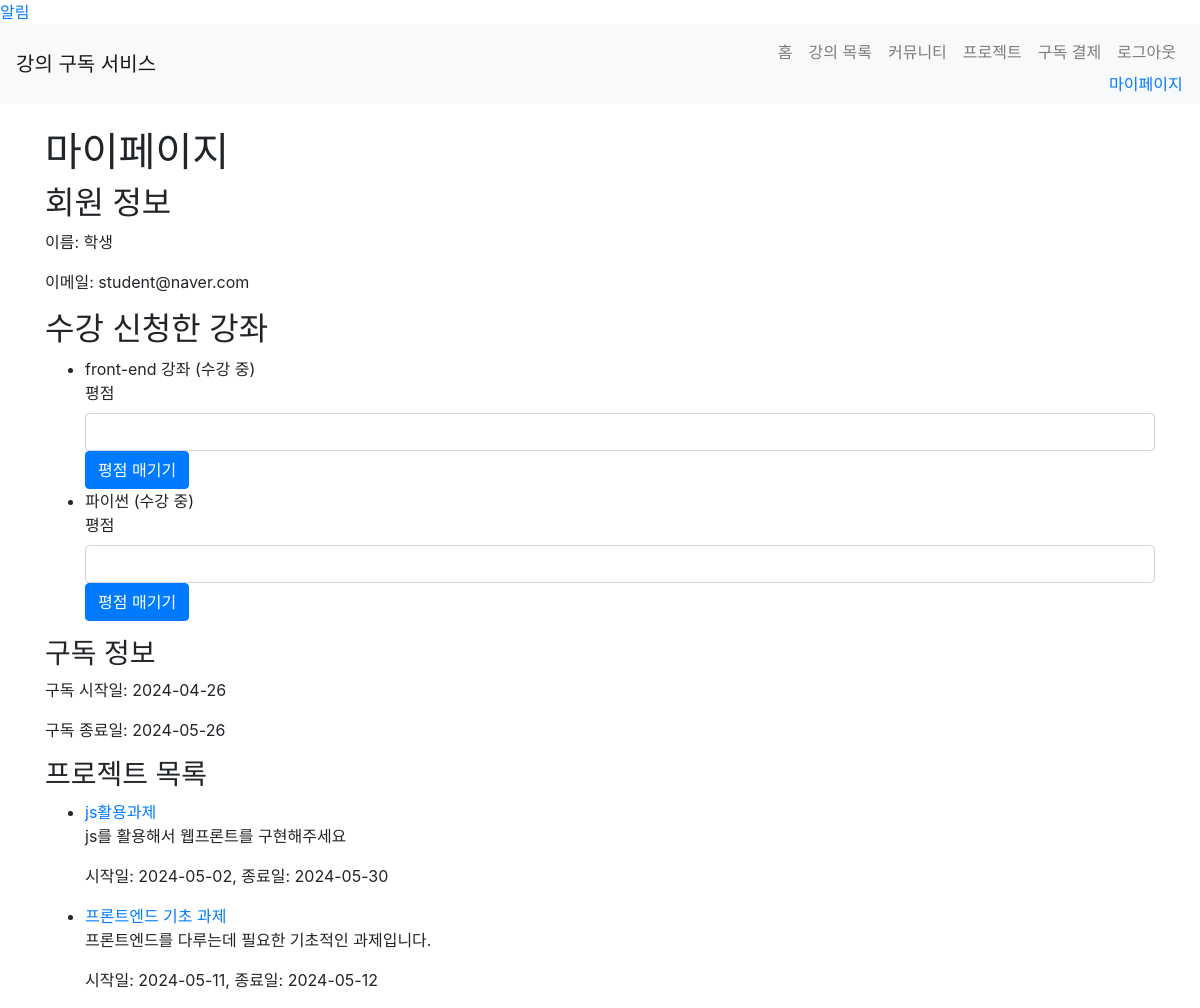
/mypage/ (signed in), run on an earlier commit of the app's database.
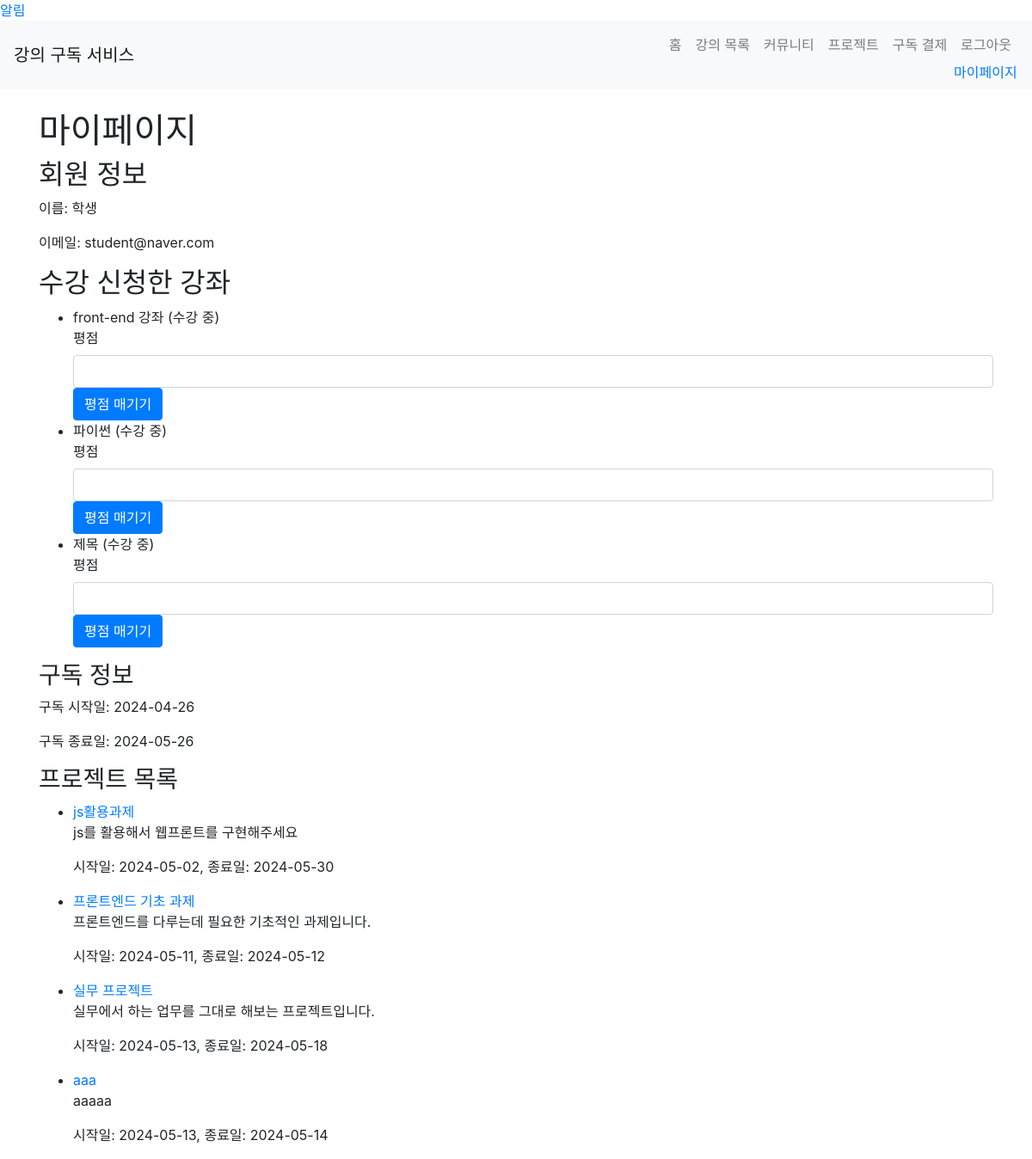
And on a later commit of the database.
### app/models.py (models this page shows, shortened)
class Enrollment(db.Model):
    id = db.Column(db.Integer, primary_key=True)
    student_id = db.Column(db.Integer, db.ForeignKey('user.id'), nullable=False)
    course_id = db.Column(db.Integer, db.ForeignKey('course.id'), nullable=False)
    approved = db.Column(db.Boolean, default=False)
    student = db.relationship('User', back_populates='enrollments')
    course = db.relationship('Course', back_populates='enrollments')
    rating = db.Column(db.Integer)

class Course(db.Model):
    id = db.Column(db.Integer, primary_key=True)
    title = db.Column(db.String(100), nullable=False)
    description = db.Column(db.Text, nullable=False)
    price = db.Column(db.Float, nullable=False)
    teacher_id = db.Column(db.Integer, db.ForeignKey('user.id'), nullable=False)
    teacher = db.relationship('User', back_populates='courses')
    enrollments = db.relationship('Enrollment', back_populates='course', lazy=True)
    projects = db.relationship('Project', back_populates='course', lazy=True)

class Project(db.Model):
    id = db.Column(db.Integer, primary_key=True)
    title = db.Column(db.String(100), nullable=False)
    description = db.Column(db.Text, nullable=False)
    start_date = db.Column(db.Date, nullable=False)
    end_date = db.Column(db.Date, nullable=False)
    course_id = db.Column(db.Integer, db.ForeignKey('course.id'), nullable=False)
    course = db.relationship('Course', back_populates='projects')
    submissions = db.relationship('ProjectSubmission', back_populates='project', lazy=True)

### app/views/mypage.py (the view)
@bp.route('/')
@login_required
def index():
    if current_user.is_teacher():
        courses = current_user.courses
        enrollments = Enrollment.query.filter(Enrollment.course_id.in_([course.id for course in courses])).all()
        projects = Project.query.filter(Project.course_id.in_([course.id for course in courses])).all()
    else:
        enrollments = current_user.enrollments
        projects = Project.query.join(Course).filter(Course.id.in_([enrollment.course_id for enrollment in enrollments])).all()
    form = RatingForm();
    return render_template('mypage/index.html', enrollments=enrollments, projects=projects, form = form)

### app/forms.py
class RatingForm(FlaskForm):
    rating = IntegerField('평점', validators=[DataRequired(), NumberRange(min=1, max=5)])
    submit = SubmitField('평점 매기기')

### app/__init__.py (called while the page is built)
@login_manager.user_loader
def load_user(user_id):
    if user_id is not None:
        return User.query.get(int(user_id))
    return None

### app/models.py (called while the page is built)
    def is_teacher(self):
        return self.role == 'teacher'

### app/templates/mypage/index.html (shortened to what this page needs)
{% extends 'base.html' %}
{% block content %}
<h1>마이페이지</h1>
<h2>회원 정보</h2>
<p>이름: {{ current_user.name }}</p>
<p>이메일: {{ current_user.email }}</p>
{% if current_user.is_teacher() %}
<h2>등록한 강좌</h2>
<ul>
    {% for course in current_user.courses %}
    <li>{{ course.title }}</li>
    {% endfor %}
</ul>
<h2>수강 신청한 학생</h2>
<ul>
    {% for enrollment in enrollments %}
    <li>
        {{ enrollment.student.name }} - {{ enrollment.course.title }}
        {% if not enrollment.approved %}
        <a href="{{ url_for('mypage.approve_enrollment', enrollment_id=enrollment.id) }}">승인</a>
        {% endif %}
    </li>
    {% endfor %}
</ul>
{% else %}
<h2>수강 신청한 강좌</h2>
<ul>
    {% for enrollment in enrollments %}
    <li>
        {{ enrollment.course.title }}
        {% if enrollment.approved %}
        (수강 중)
        {% else %}
        (승인 대기 중)
        {% endif %}
    </li>
    {% if enrollment.student == current_user %}
    <form action="{{ url_for('mypage.rate_course', enrollment_id=enrollment.id) }}" method="post">
      {{ form.rating.label }} {{ form.rating(class="form-control") }}
      {{ form.submit(class="btn btn-primary") }}
    </form>
    {% endif %}
    {% endfor %}
</ul>
{% endif %}
<h3>구독 정보</h3>
{% if current_user.subscription %}
  <p>구독 시작일: {{ current_user.subscription.payment_date.strftime('%Y-%m-%d') }}</p>
  <p>구독 종료일: {{ current_user.subscription.expiration_date.strftime('%Y-%m-%d') }}</p>
{% else %}
  <p>구독 정보가 없습니다.</p>
{% endif %}
{% if projects %}
<h3>프로젝트 목록</h3>
<ul>
    {% for project in projects %}
    <li>
        <a href="{{ url_for('project.detail', project_id=project.id) }}">{{ project.title }}</a>
        <p>{{ project.description }}</p>
        <p>시작일: {{ project.start_date }}, 종료일: {{ project.end_date }}</p>
    </li>
    {% endfor %}
</ul>
{% endif %}
{% endblock %}

What changed in the data, as far as the page shows it:
added Enrollment: course "제목", approved "(수강 중)", rating.label "평점"
added Project: title "실무 프로젝트", description "실무에서 하는 업무를 그대로 해보는 프로젝트입니다.", start_date "2024-05-13", end_date "2024-05-18"
added Project: title "aaa", description "aaaaa", start_date "2024-05-13", end_date "2024-05-14"
